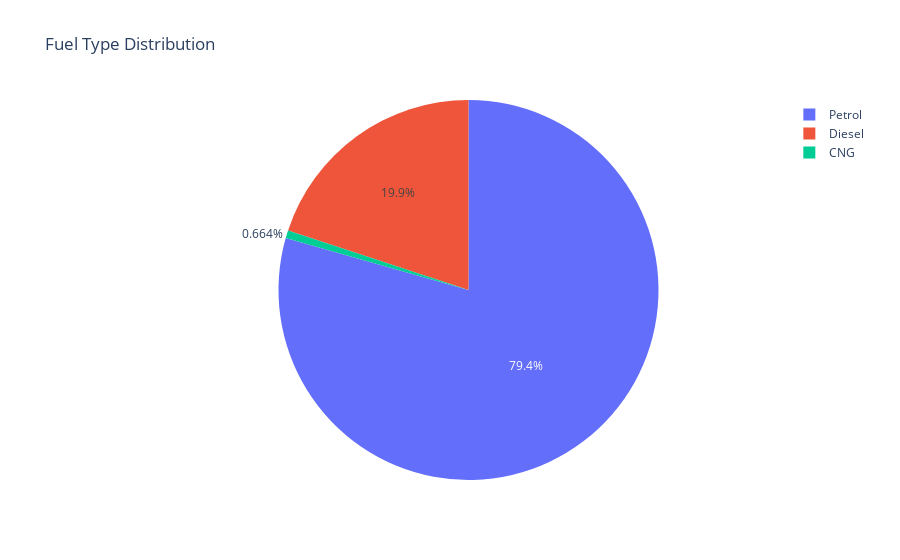

Notebook source saved alongside this figure:
### Code cell
fig10 = px.pie(df, names='Fuel_Type', title='Fuel Type Distribution')
fig10.show()

### Figure 1 — Plotly figure (JSON) as saved in the notebook; plotly's stock layout.template omitted (floating-point values rounded to 4 significant figures; data arrays with more than 128 entries replaced by an {"elided": "..."} marker saying what was removed)
{"data": [{"domain": {"x": [0, 1], "y": [0, 1]}, "hovertemplate": "Fuel_Type=%{label}<extra></extra>", "labels": {"elided": "301 str values"}, "legendgroup": "", "name": "", "showlegend": true, "type": "pie"}], "layout": {"autosize": true, "legend": {"tracegroupgap": 0}, "title": {"text": "Fuel Type Distribution"}}}
